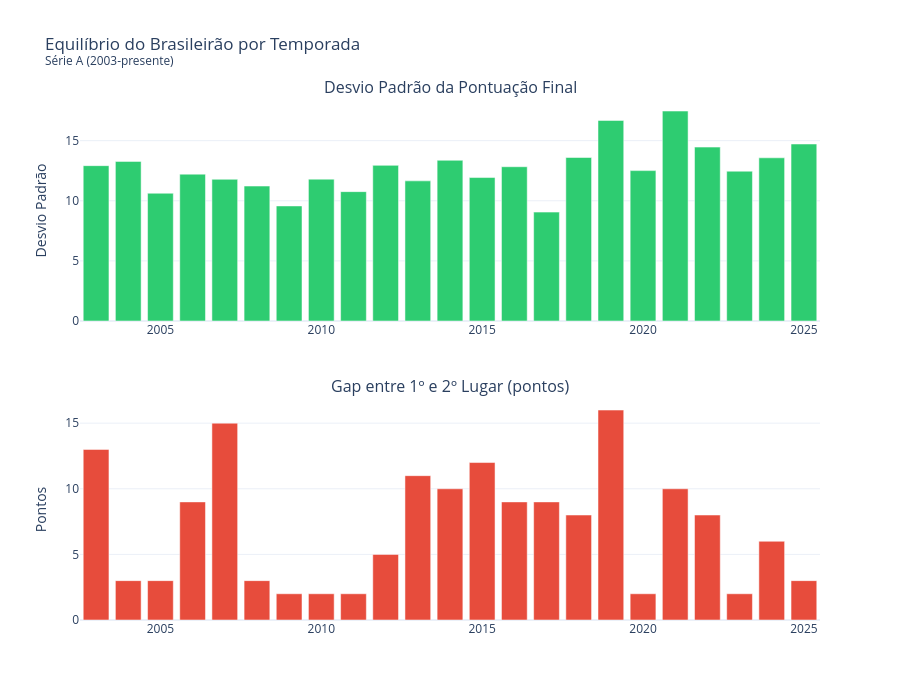

The notebook cell this image was saved under:
### Code cell
# Gráfico 1: Desvio padrão por temporada
fig = make_subplots(rows=2, cols=1, subplot_titles=[
    "Desvio Padrão da Pontuação Final",
    "Gap entre 1º e 2º Lugar (pontos)"
], vertical_spacing=0.15)

fig.add_trace(go.Bar(
    x=stats["ano"], y=stats["std"],
    marker_color="#2ecc71",
    name="Desvio Padrão",
    hovertemplate="%{x}: σ = %{y:.1f}<extra></extra>"
), row=1, col=1)

fig.add_trace(go.Bar(
    x=stats["ano"], y=stats["gap_1_2"],
    marker_color="#e74c3c",
    name="Gap 1º-2º",
    hovertemplate="%{x}: %{y} pts de diferença<extra></extra>"
), row=2, col=1)

fig.update_layout(
    title="Equilíbrio do Brasileirão por Temporada<br><sup>Série A (2003-presente)</sup>",
    template="plotly_white",
    height=700,
    width=900,
    showlegend=False
)
fig.update_yaxes(title_text="Desvio Padrão", row=1, col=1)
fig.update_yaxes(title_text="Pontos", row=2, col=1)

fig.show()
_path = "../charts/desvio_padrao.html"
fig.write_html(_path, include_plotlyjs="cdn")

# Add description
_desc = "Métricas de dispersão e competitividade por temporada. O desvio padrão mede a heterogeneidade da pontuação entre os clubes, enquanto o gap entre 1º e 2º lugar quantifica a dominância do campeão. Valores menores indicam temporadas mais equilibradas."
with open(_path) as f:
    html = f.read()
html = html.replace('<div>', f'<p style="text-align:center;color:#666;font-size:13px;font-family:sans-serif;margin:8px 0 0 0;">{_desc}</p>\n<div>', 1)
with open(_path, 'w') as f:
    f.write(html)

print("Gráfico exportado: charts/desvio_padrao.html")

### Figure 1 — Plotly figure (JSON) as saved in the notebook; plotly's stock layout.template omitted (floating-point values rounded to 4 significant figures)
{"data": [{"hovertemplate": "%{x}: σ = %{y:.1f}<extra></extra>", "marker": {"color": "#2ecc71"}, "name": "Desvio Padrão", "type": "bar", "x": [2003, 2004, 2005, 2006, 2007, 2008, 2009, 2010, 2011, 2012, 2013, 2014, 2015, 2016, 2017, 2018, 2019, 2020, 2021, 2022, 2023, 2024, 2025], "xaxis": "x", "y": [12.92, 13.28, 10.63, 12.21, 11.79, 11.22, 9.569, 11.8, 10.76, 12.94, 11.65, 13.37, 11.93, 12.83, 9.057, 13.6, 16.68, 12.51, 17.46, 14.46, 12.46, 13.57, 14.72], "yaxis": "y"}, {"hovertemplate": "%{x}: %{y} pts de diferença<extra></extra>", "marker": {"color": "#e74c3c"}, "name": "Gap 1º-2º", "type": "bar", "x": [2003, 2004, 2005, 2006, 2007, 2008, 2009, 2010, 2011, 2012, 2013, 2014, 2015, 2016, 2017, 2018, 2019, 2020, 2021, 2022, 2023, 2024, 2025], "xaxis": "x2", "y": [13, 3, 3, 9, 15, 3, 2, 2, 2, 5, 11, 10, 12, 9, 9, 8, 16, 2, 10, 8, 2, 6, 3], "yaxis": "y2"}], "layout": {"annotations": [{"font": {"size": 16}, "showarrow": false, "text": "Desvio Padrão da Pontuação Final", "x": 0.5, "xanchor": "center", "xref": "paper", "y": 1.0, "yanchor": "bottom", "yref": "paper"}, {"font": {"size": 16}, "showarrow": false, "text": "Gap entre 1º e 2º Lugar (pontos)", "x": 0.5, "xanchor": "center", "xref": "paper", "y": 0.425, "yanchor": "bottom", "yref": "paper"}], "height": 700, "showlegend": false, "title": {"text": "Equilíbrio do Brasileirão por Temporada<br><sup>Série A (2003-presente)</sup>"}, "width": 900, "xaxis": {"anchor": "y", "domain": [0.0, 1.0]}, "xaxis2": {"anchor": "y2", "domain": [0.0, 1.0]}, "yaxis": {"anchor": "x", "domain": [0.575, 1.0], "title": {"text": "Desvio Padrão"}}, "yaxis2": {"anchor": "x2", "domain": [0.0, 0.425], "title": {"text": "Pontos"}}}}
